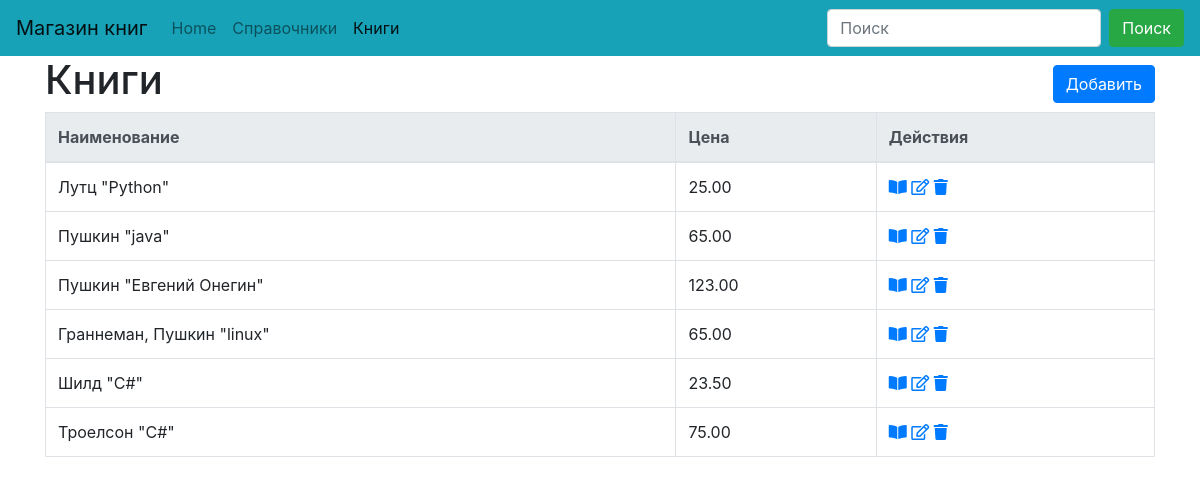
The app's page /book/, older data.
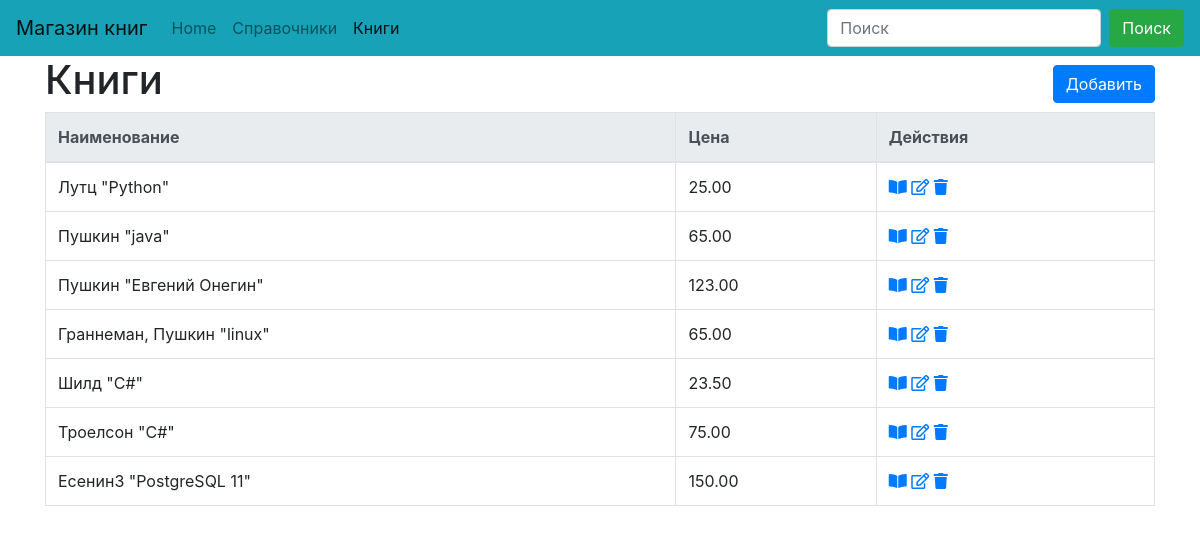
The same page, newer data.
### goodsapp/models.py (models this page shows, shortened)
class Book(models.Model):
    name = models.CharField("Название книги", max_length=200)
    image_field = models.ImageField("Фото обложки", blank=True, null=True, upload_to='bookimage')
    price = models.DecimalField("Цена (BYN)", max_digits=8, decimal_places=2)
    authors = models.ManyToManyField(referen.Author, verbose_name="Авторы")
    serie = models.ForeignKey(referen.Serie, on_delete=models.PROTECT, verbose_name="Серия", null=True, blank=True)
    jenre = models.ManyToManyField(referen.Jenre, verbose_name="Жанры")
    year_publishing = models.PositiveIntegerField("Год издания")
    count_pages = models.PositiveIntegerField("Количество страниц")
    binding = models.ForeignKey(referen.Binding, on_delete=models.PROTECT, verbose_name="Переплет")
    format_book = models.ForeignKey(referen.FormatBook, on_delete=models.PROTECT, verbose_name="Формат")
    isbn = models.CharField("ISBN", max_length=13)
    weight = models.FloatField("Вес (гр)")
    age_restrictions = models.ForeignKey(referen.AgeRestriction, verbose_name="Возрастные ограничения",
                                         on_delete=models.PROTECT, )
    publisher = models.ForeignKey(referen.PublishingHouse, on_delete=models.PROTECT, verbose_name="Издательство")
    count_books = models.PositiveIntegerField("Количество книг в наличии")
    is_active = models.BooleanField("Активный (доступен для заказа)", default=True)
    rate = models.FloatField("Рейтинг")
    date_create = models.DateTimeField("Дата внесения в каталог", auto_now_add=True, )
    date_update = models.DateTimeField("Дата последнего изменения карточки", auto_now=True)
    def description(self):
        return ', '.join([str(s) for s in self.authors.all()]) + " \"" + self.name + "\""
    class Meta:
        verbose_name = "книга"
        verbose_name_plural = "книги"

### dimensionsapp/models.py (models this page shows, shortened)
class Dimension(models.Model):
    name = models.CharField("Наименование", max_length=50, unique=True)
    description = models.TextField("Описание", blank=True, )
    def __str__(self):
        return self.name
    class Meta:
        abstract = True
        ordering = ['name']

class Author(Dimension):
    biography = models.TextField("Биография", blank=True, )
    class Meta(Dimension.Meta):
        verbose_name = 'автор'
        verbose_name_plural = 'авторы'

### goodsapp/views.py (the view)
# urls.py: path('', BookListView.as_view(), name='book_list'),
class BookListView(ListView):
    model = Book
    def get_context_data(self, *, object_list=None, **kwargs):
        context = super().get_context_data(**kwargs)
        if 'search' in self.request.GET.keys() and self.request.GET['search']:
            context['search_string'] = self.request.GET['search']
        return context
    def get_queryset(self):
        queryset = super().get_queryset()
        if 'search' in self.request.GET.keys() and self.request.GET['search']:
            for s in self.request.GET['search'].split():
                queryset = queryset.filter(Q(authors__name__icontains=s) | Q(name__icontains=s))
        return queryset

### templates/goodsapp/book_list.html (shortened to what this page needs)
{% extends 'dimension_list.html' %}
{% block header %}
        <H1>Книги</H1>
{% endblock %}
{% block create_ankor %}{% url 'book_create' %}{% endblock %}
{% block list_header %}
   <th>Наименование</th>
    <th>Цена</th>
{% endblock %}
{% block list_element %}
    <td>{{ object.description }}</td>
    <td>{{  object.price }}</td>
{% endblock %}
{% block  url_view%}{% url 'book_detail' object.pk%}{% endblock %}
{% block  url_edit%}{% url 'book_update' object.pk%}{% endblock %}
{% block  url_delete%}{% url 'book_delete' object.pk%}{% endblock %}
{% block navbar %}
        {% include 'navbar.html' with search_tag="search" active="book"%}
    {% endblock %}

### templates/dimension_list.html (shortened to what this page needs)
<!DOCTYPE html>
<html lang="ru">
<head>
{% load static %}
    <link rel="stylesheet" href="https://stackpath.bootstrapcdn.com/bootstrap/4.3.1/css/bootstrap.min.css">
    <link rel="stylesheet" href="https://use.fontawesome.com/releases/v5.8.1/css/all.css">
    {% load crispy_forms_tags %}
</head>
<body>
    {% block navbar %}{% endblock %}
    <div class="container">
        <div class="row align-items-center">
            <div class="col">
                {% block header %}{% endblock %}
            </div>
            <div class="col text-right" >
                    {% block create %}
                    <a href="{% block create_ankor %}#{% endblock %}" class="btn btn-primary" >Добавить</a>
                    {% endblock %}
            </div>
        </div>
        <table class="table table-bordered">
            {% block dimension_list %}
                <thead class="thead-light">
                    <tr>
                        {% block list_header %}{% endblock %}
                        <th>Действия</th>
                    </tr>
                </thead>
                <tbody>
                    {% for object in object_list %}
                        <tr>
                        {% block list_element %}{% endblock %}
                            <td>
                                <a href="{% block  url_view%}#{% endblock %}" title="Посмотреть"><i class="fas fa-book-open"></i></a>
                                <a href="{% block  url_edit%}#{% endblock %}" title="Править"><i class="far fa-edit"></i></a>
                                <a href="{% block  url_delete%}#{% endblock %}" title="Удалить"><i class="fas fa-trash"></i></a>
                            </td>
                        </tr>
                    {% endfor %}
                </tbody>
            {% endblock %}
        </table>
    </div>
</body>
</html>

Row changes from the older to the newer data that the page shows:
added Book: description "Есенин3 \"PostgreSQL 11\"", price "150.00"
